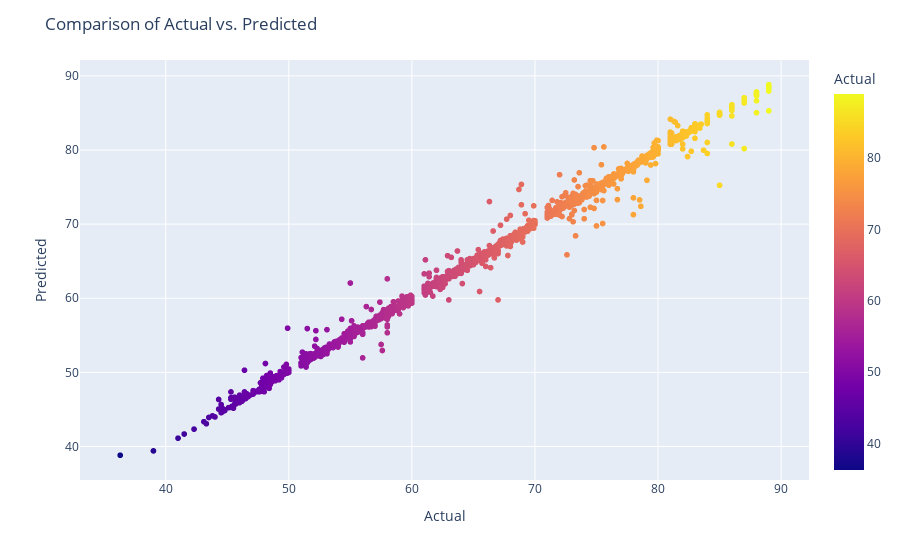

This figure's notebook cell:
### Code cell
# data visualization
comparison_df = pd.DataFrame({'Actual': y, 'Predicted': y_final})

fig = px.scatter(comparison_df, x='Actual', y='Predicted', color='Actual')
fig.update_layout(
    title='Comparison of Actual vs. Predicted',
    xaxis_title='Actual',
    yaxis_title='Predicted'
)
fig.show()

### Figure 1 — Plotly figure (JSON) as saved in the notebook; plotly's stock layout.template omitted (floating-point values rounded to 4 significant figures; data arrays with more than 128 entries replaced by an {"elided": "..."} marker saying what was removed)
{"data": [{"hovertemplate": "Actual=%{marker.color}<br>Predicted=%{y}<extra></extra>", "legendgroup": "", "marker": {"color": {"elided": "2848 float values"}, "coloraxis": "coloraxis", "symbol": "circle"}, "mode": "markers", "name": "", "showlegend": false, "type": "scattergl", "x": {"elided": "2848 float values"}, "xaxis": "x", "y": {"elided": "2848 float values"}, "yaxis": "y"}], "layout": {"coloraxis": {"colorbar": {"title": {"text": "Actual"}}, "colorscale": [[0, "#0d0887"], [0.1111, "#46039f"], [0.2222, "#7201a8"], [0.3333, "#9c179e"], [0.4444, "#bd3786"], [0.5556, "#d8576b"], [0.6667, "#ed7953"], [0.7778, "#fb9f3a"], [0.8889, "#fdca26"], [1, "#f0f921"]]}, "legend": {"tracegroupgap": 0}, "margin": {"t": 60}, "title": {"text": "Comparison of Actual vs. Predicted"}, "xaxis": {"anchor": "y", "domain": [0, 1], "title": {"text": "Actual"}}, "yaxis": {"anchor": "x", "domain": [0, 1], "title": {"text": "Predicted"}}}}
